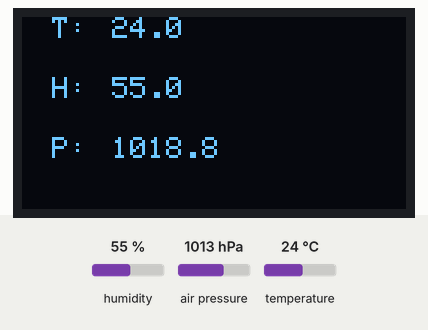
This program was run on a simulated Arduino Uno, built with avr-gcc and run on an emulated ATmega328P. On the bench: 128×64 one-colour display. The test bench sets the inputs (shaded band); at power-on: humidity 55 %, air pressure 1013 hPa, temperature 24 °C. What the program prints to the serial monitor is not drawn.

Above: at 3.2 s.
3.3 s: humidity set to 22 %
At 5.1 s:
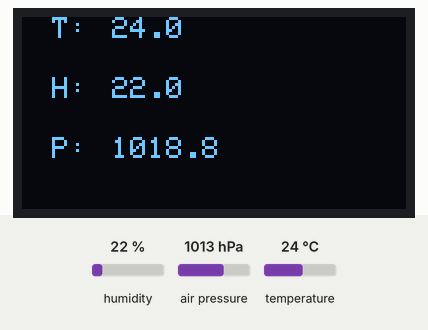
5.8 s: air pressure set to 952 hPa
At 6.9 s:
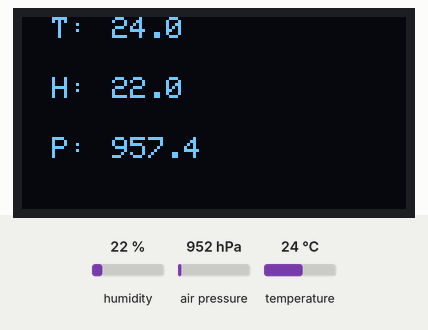
8.0 s: temperature set to 12 °C
At 9.9 s:
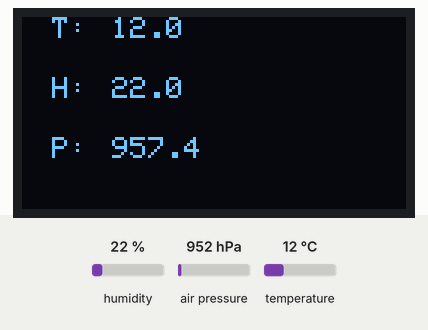
10.2 s: humidity set to 40 %
At 11.7 s:
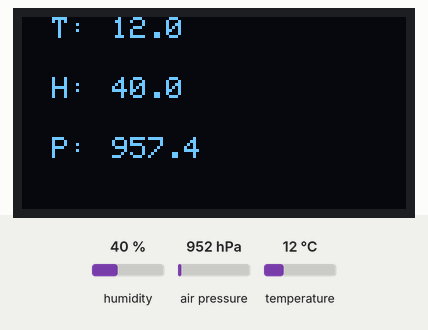
12.4 s: air pressure set to 975 hPa
At 13.5 s:
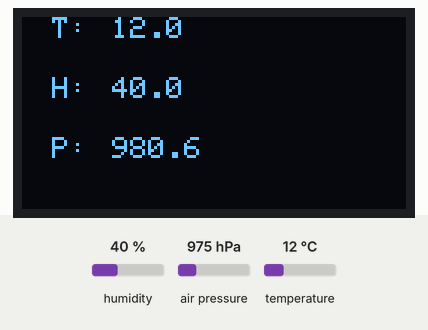
Timing chart, 0 to 15.4 s (numbered marks = the images above; inputs shaded):
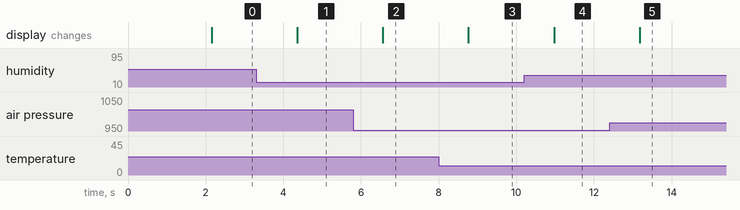

Measured:
- after the input at 3.3 s, the display: changes after 1.1 s (image 1)
- after the input at 5.8 s, the display: changes after 0.77 s (image 2)
- after the input at 8.0 s, the display: changes after 0.77 s (image 3)
- after the input at 10.2 s, the display: changes after 0.77 s (image 4)
- after the input at 12.4 s, the display: changes after 0.77 s (image 5)

The program:

main.cpp
```cpp
#include <Arduino.h>
#include <Wire.h>
#include <SFE_BMP180.h>
#include "Adafruit_SHT31.h"

#include <SPI.h>
#include <Adafruit_GFX.h>
#include <Adafruit_SH1106.h>

#define SCREEN_WIDTH 128 // OLED display width, in pixels
#define SCREEN_HEIGHT 64 // OLED display height, in pixels

// If using software SPI (the default case):
#define OLED_MOSI   9
#define OLED_CLK   10
#define OLED_DC    11
#define OLED_CS    12
#define OLED_RESET 13
Adafruit_SH1106 display(OLED_MOSI, OLED_CLK, OLED_DC, OLED_RESET, OLED_CS);

Adafruit_SHT31 sht31 = Adafruit_SHT31();
SFE_BMP180 pressure;

#define ALTITUDE 48.0

char temperature[4];
char humidity[4];
char pressure_c[4];

void setup() {
  Serial.begin(9600);

  // by default, we'll generate the high voltage from the 3.3v line internally! (neat!)
  display.begin(SH1106_SWITCHCAPVCC);
  // init done

  // Show image buffer on the display hardware.
  // Since the buffer is intialized with an Adafruit splashscreen
  // internally, this will display the splashscreen.
  display.display();
  delay(2000);

  if (pressure.begin())
    Serial.println("BMP180 init success");
  else
  {
    // Oops, something went wrong, this is usually a connection problem,
    // see the comments at the top of this sketch for the proper connections.

    Serial.println("BMP180 init fail\n\n");
    while(1); // Pause forever.
  }

  if (! sht31.begin(0x44)) {   // Set to 0x45 for alternate i2c addr
    Serial.println("Couldn't find SHT31");
    while (1) delay(1);
  }
}

void loop()
{
  char status;
  double T,P,p0;
  float t = sht31.readTemperature();
  float h = sht31.readHumidity();

  // Clear the buffer.
  display.clearDisplay();
  display.setTextSize(1);
  display.setTextColor(WHITE);
  display.setCursor(10,0);
  display.print("T:");
  display.setCursor(10,20);
  display.print("H:");
  display.setCursor(10,40);
  display.print("P:");

  //temperature
  if (! isnan(t)) {  // check if 'is not a number'
    Serial.print("Temp *C = "); Serial.println(t);

    dtostrf(t, 3, 1, temperature);
    display.setCursor(30,0);
    display.print(temperature);

  } else {
    Serial.println("Failed to read temperature");
  }

  if (! isnan(h)) {  // check if 'is not a number'
    Serial.print("Hum. % = "); Serial.println(h);

    dtostrf(h, 3, 1, humidity);
    display.setCursor(30,20);
    display.print(humidity);

  } else {
    Serial.println("Failed to read humidity");
  }

  //pressure
  status = pressure.startTemperature();
  if (status != 0)
  {
    delay(status);

    status = pressure.getTemperature(T);
    if (status != 0)
    {
      status = pressure.startPressure(3);
      if (status != 0)
      {
        delay(status);

        status = pressure.getPressure(P,T);
        if (status != 0)
        {
          p0 = pressure.sealevel(P,ALTITUDE); // we're at 1655 meters (Boulder, CO)
          Serial.print("P:");
          Serial.print(p0,2);
          Serial.print(" mb, ");
          Serial.println("");

          dtostrf(p0, 4, 1, pressure_c);
          display.setCursor(30,40);
          display.print(pressure_c);
          display.display();
          delay(1000);

          }
        else Serial.println("error retrieving pressure measurement\n");
      }
      else Serial.println("error starting pressure measurement\n");
    }
    else Serial.println("error retrieving temperature measurement\n");
  }
  else Serial.println("error starting temperature measurement\n");
}
```
